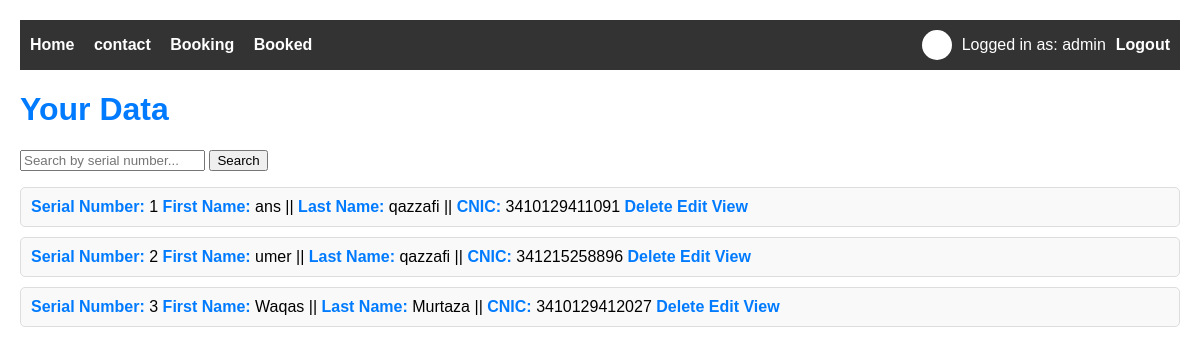
The app's page /booked-bookings (signed in) with its own data.
### marriageapp/models.py (models this page shows)
class Bookingss(models.Model):
    serial_number = models.IntegerField(null = True)
    fname = models.CharField(max_length=50)
    lname = models.CharField(max_length=50)
    cnic = models.CharField(max_length=50)
    events = models.CharField(max_length=50)
    amount = models.CharField(max_length= 50)
    date = models.DateField()
    def __str__(self):
          return f"{self.fname} {self.lname} {self.cnic}"

### marriageapp/views.py (the view)
# urls.py: path('booked-bookings' , views.bBooking , name='bookedbooking'),
def bBooking(request):
    if request.user.is_anonymous:
        return redirect('/signin')
    data = Bookingss.objects.order_by('serial_number')
    print(data)
    return render(request, 'bookedbooking.html', {'data': data})

### templates/bookedbooking.html (shortened to what this page needs)
{% extends "base.html" %}
{%load static%}
{% block additional_styles %} <link rel="stylesheet" href="{% static "bookedbooking.css" %}"> {% endblock additional_styles %}
{% block body %}
<h1>Your Data</h1>
<form action="{%url 'search'%}" method="get">
    <input type="text" name="search" placeholder="Search by serial number...">
    <input type="submit" value="Search">
</form>
<ul>
    {% for item in data %}
        <li> <a>Serial Number:</a> {{item.serial_number}} <a>First Name:</a> {{ item.fname }} ||  <a>Last Name:</a> {{ item.lname }} ||  <a>CNIC:</a> {{ item.cnic }}
        <a type="btn" href="/delete/{{item.serial_number}}">Delete</a>
        <a type="btn" href="/edit/{{item.serial_number}}">Edit</a>
        <a type="btn" href="/slip/{{item.serial_number}}">View</a>
        </li>
    {% endfor %}
</ul>
{% endblock body %}

### templates/base.html (shortened to what this page needs)
<!DOCTYPE html>
<html lang="en">
<head>
    {% block additional_styles %}{% endblock additional_styles %}
</head>
<body class="boddyy">
<header class="vabar">
    <div class="nav-links">
        <a href="/">Home</a>
        <a href="/contact">contact</a>
        <a href="/booking">Booking</a>
        <a href="/booked-bookings">Booked</a>
    </div>
    <div class="profile">
        <span class="profile-icon"></span>
        <span>Logged in as: {{ request.user }}</span>
        <a href="/logoutUser">Logout</a>
    </div>
</header>
{% block body %}{% endblock body %}
</body>
</html>

### static/bookedbooking.css (style rules this page uses)
body { font-family: Arial, sans-serif; margin: 20px; }
a { color: #007BFF; font-weight: bold; text-decoration: none; }
h1 { color: #007BFF; }
ul { list-style-type: none; padding: 0; }
li { margin-bottom: 10px; border: 1px solid #ddd; padding: 10px; border-radius: 5px; background-color: #f9f9f9; }

### templates/base.html (style rules this page uses)
.vabar { background-color: #333; color: white; padding: 10px; display: flex; justify-content: space-between; align-items: center; }
.nav-links a { color: white; text-decoration: none; margin-right: 15px; }
.profile { display: flex; align-items: center; }
.profile-icon { width: 30px; height: 30px; background-color: #fff; margin-right: 10px; border-radius: 50%; }
.profile a { color: white; text-decoration: none; margin-left: 10px; }

### records on screen
Bookingss: serial_number "1", fname "ans", lname "qazzafi", cnic "3410129411091"
Bookingss: serial_number "2", fname "umer", lname "qazzafi", cnic "341215258896"
Bookingss: serial_number "3", fname "Waqas", lname "Murtaza", cnic "3410129412027"

### other values on screen
{{ request.user }} "admin"
